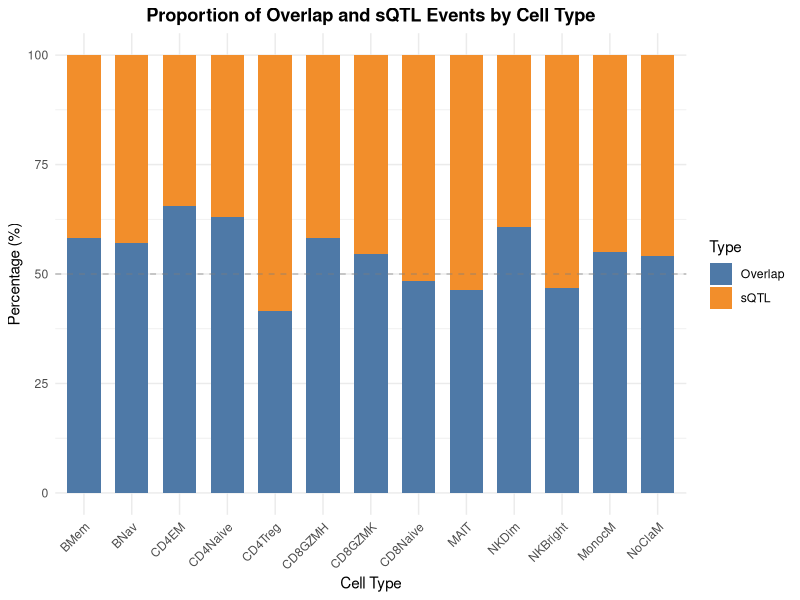

The R source for this figure:

data <- data.frame(
  cell_type = c("BMem", "BNav", "CD4EM", "CD4Naive", "CD4Treg", "CD8GZMH", 
                "CD8GZMK", "CD8Naive", "MAIT", "NKDim", "NKBright", "MonocM", "NoClaM"),
  overlap = c(58.12, 57.02, 65.57, 62.92, 41.51, 58.23, 54.55, 48.31, 46.43, 60.82, 46.88, 55.08, 54.22),
  sqtl = c(41.88, 42.98, 34.43, 37.08, 58.49, 41.77, 45.45, 51.69, 53.57, 39.18, 53.12, 44.92, 45.78),
  overlap_count = c(68, 69, 400, 431, 22, 138, 84, 57, 13, 222, 15, 65, 45),
  sqtl_count = c(49, 52, 210, 254, 31, 99, 70, 61, 15, 143, 17, 53, 38),
  total = c(117, 121, 610, 685, 53, 237, 154, 118, 28, 365, 32, 118, 83)
)

cell_order <- c("BMem", "BNav", "CD4EM", "CD4Naive", "CD4Treg", "CD8GZMH", 
                "CD8GZMK", "CD8Naive", "MAIT", "NKDim", "NKBright", "MonocM", "NoClaM")

library(ggplot2)
library(dplyr)
library(tidyr)

data_long <- data %>%
  pivot_longer(cols = c(overlap, sqtl), 
               names_to = "type", 
               values_to = "percentage") %>%
  mutate(
    cell_type = factor(cell_type, levels = cell_order),  
    type = factor(type, levels = c("sqtl", "overlap")) 
  )

p1 <- ggplot(data_long, aes(x = cell_type, y = percentage, fill = type)) +
  geom_bar(stat = "identity", position = "stack", width = 0.7) +
  scale_fill_manual(values = c("sqtl" = "#F28E2B", "overlap" = "#4E79A7"),
                    labels = c("sqtl" = "sQTL", "overlap" = "Overlap"),
                    breaks = c("overlap", "sqtl")) + 
  labs(title = "Proportion of Overlap and sQTL Events by Cell Type",
       x = "Cell Type",
       y = "Percentage (%)",
       fill = "Type") +
  theme_minimal() +
  theme(axis.text.x = element_text(angle = 45, hjust = 1),
        plot.title = element_text(hjust = 0.5, face = "bold")) +
  coord_cartesian(ylim = c(0, 100)) +
  geom_hline(yintercept = 50, linetype = "dashed", color = "gray50", alpha = 0.5)

print(p1)

data_with_n <- data %>%
  mutate(cell_type_with_n = paste0(cell_type, " (n=", total, ")"))

data_long2 <- data_with_n %>%
  pivot_longer(cols = c(overlap, sqtl), 
               names_to = "type", 
               values_to = "percentage") %>%
  mutate(
    cell_type_with_n = factor(cell_type_with_n, 
                              levels = paste0(cell_order, " (n=", data$total, ")")),
    type = factor(type, levels = c("sqtl", "overlap"))
  )

p2 <- ggplot(data_long2, aes(x = cell_type_with_n, y = percentage, fill = type)) +
  geom_bar(stat = "identity", position = "stack", width = 0.7) +
  scale_fill_manual(values = c("sqtl" = "#FC8D62", "overlap" = "#66C2A5"),
                    labels = c("sqtl" = "sQTL", "overlap" = "Overlap"),
                    breaks = c("overlap", "sqtl")) +
  labs(title = "Distribution of Overlap and sQTL Events Across Cell Types",
       x = "Cell Type",
       y = "Percentage (%)",
       fill = "Event Type") +
  theme_minimal() +
  theme(axis.text.x = element_text(angle = 45, hjust = 1, size = 9),
        plot.title = element_text(hjust = 0.5, face = "bold", size = 14),
        legend.position = "top") +
  geom_hline(yintercept = 50, linetype = "dashed", color = "gray50", alpha = 0.5)

